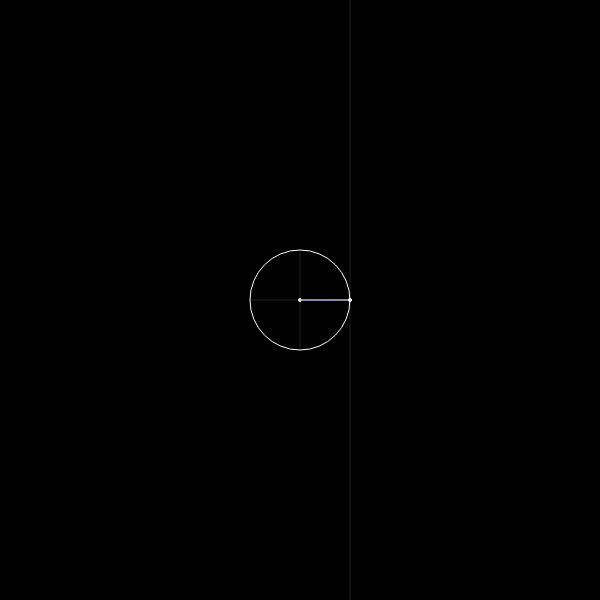
Frame 1 (no input)
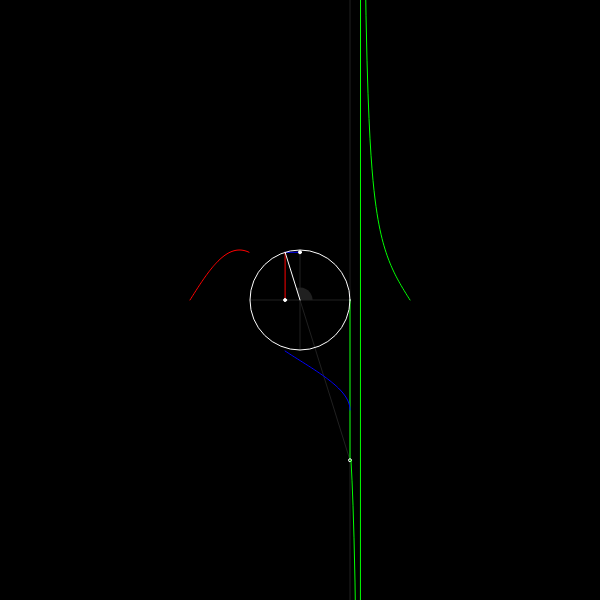
Frame 60 (no input)
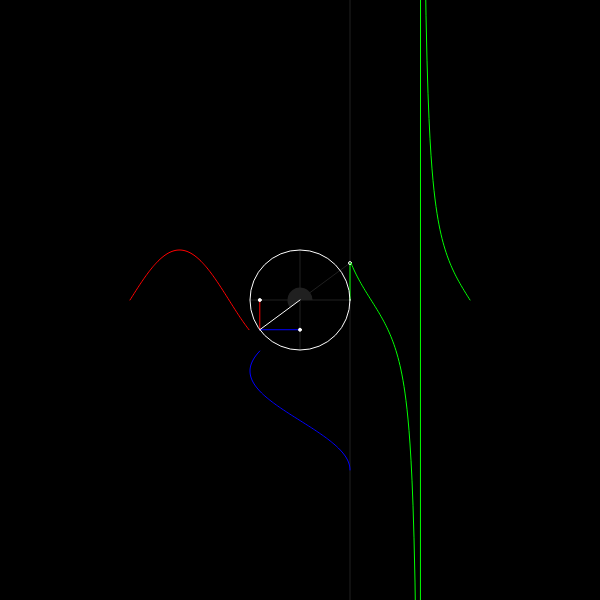
Frame 120 (the mouse pressed at the canvas centre since frame 60)

The p5.js sketch that drew these frames (run headless with seeded random() and noise() and a simulated clock; from frame 60 on, the mouse is pressed at the canvas centre):

// p5.js sketch
// ── sketch.js
let angle = 0;
let sinWave = [];
let cosWave = [];
let tanWave = [];

function setup()
{
	createCanvas(600, 600);
}

function draw()
{
	background(0);
	translate(width/2, height/2);

	let diameter = 100;

	fill(32);
	noStroke();
	arc(0, 0, diameter/4, diameter/4, angle, 0);

	fill(255);
	stroke(32);
	line(-diameter/2, 0, diameter/2, 0);
	stroke(255, 0, 0);
	line((diameter/2)*cos(angle), 0, (diameter/2)*cos(angle), (diameter/2)*sin(angle));
	stroke(255);
	ellipse((diameter/2)*cos(angle), 0, 3, 3);

	fill(255);
	stroke(32);
	line(0, -diameter/2, 0, diameter/2);
	stroke(0, 0, 255);
	line(0, (diameter/2)*sin(angle), (diameter/2)*cos(angle), (diameter/2)*sin(angle));
	stroke(255);
	ellipse(0, (diameter/2)*sin(angle), 3, 3);

	stroke(32);
	line(diameter/2, -100*diameter, diameter/2, 100*diameter);
	line(0, 0, diameter/2, (diameter/2)*tan(angle));
	stroke(0, 255, 0);
	line(diameter/2, 0, diameter/2, (diameter/2)*tan(angle));
	noFill();
	stroke(255);
	ellipse(diameter/2, (diameter/2)*tan(angle), 3, 3);

	stroke(255);
	noFill();
	ellipse(0, 0, diameter, diameter);
	line(0, 0, (diameter/2)*cos(angle), (diameter/2)*sin(angle));

	sinWave.push(createVector(
		-diameter/2, 
		(diameter/2)*sin(angle)
		));
	cosWave.push(createVector(
		(diameter/2)*cos(angle), 
		diameter/2
		));
	tanWave.push(createVector(diameter/2, (diameter/2)*tan(angle)));
	
	let increment = 1;

	stroke(255, 0, 0);
	beginShape();
	for(let i=0; i<sinWave.length; i++)
	{
		sinWave[i].x -= increment;

		if(sinWave[i].x > -width/2 && 
		   sinWave[i].x < width/2 && 
		   sinWave[i].y > -width/2 && 
		   sinWave[i].y < width/2)
		{
			vertex(sinWave[i].x, sinWave[i].y);
		}
		else
		{
			sinWave.splice(i, 1);
		}
	}
	endShape(OPEN);

	stroke(0, 0, 255);
	beginShape();
	for(let i=0; i<cosWave.length; i++)
	{
		cosWave[i].y += increment;
		
		if(cosWave[i].x > -width/2 && 
		   cosWave[i].x < width/2 && 
		   cosWave[i].y > -width/2 && 
		   cosWave[i].y < width/2)
		{
			vertex(cosWave[i].x, cosWave[i].y);
		}
		else
		{
			cosWave.splice(i, 1);
		}
	}
	endShape(OPEN);

	stroke(0, 255, 0);
	beginShape();
	for(let i=0; i<tanWave.length; i++)
	{
		tanWave[i].x += increment;
		
		if(tanWave[i].x > -width/2 && 
		   tanWave[i].x < width/2)
		{
			vertex(tanWave[i].x, tanWave[i].y);
		}
		else
		{
			tanWave.splice(i, 1);
		}
	}
	endShape(OPEN);

	angle -= 127/100*increment/40;
}
